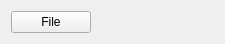
<?xml version="1.0" encoding="UTF-8"?>
<ui version="4.0">
 <class>MainWindow</class>
 <widget class="QWidget" name="MainWindow">
  <property name="geometry">
   <rect>
    <x>0</x>
    <y>0</y>
    <width>225</width>
    <height>42</height>
   </rect>
  </property>
  <property name="windowTitle">
   <string>ImageC</string>
  </property>
  <layout class="QHBoxLayout" name="horizontalLayout">
   <item>
    <widget class="QPushButton" name="pushButton">
     <property name="text">
      <string>File</string>
     </property>
    </widget>
   </item>
   <item>
    <spacer name="horizontalSpacer">
     <property name="orientation">
      <enum>Qt::Orientation::Horizontal</enum>
     </property>
     <property name="sizeHint" stdset="0">
      <size>
       <width>40</width>
       <height>20</height>
      </size>
     </property>
    </spacer>
   </item>
  </layout>
 </widget>
 <resources/>
 <connections/>
</ui>
